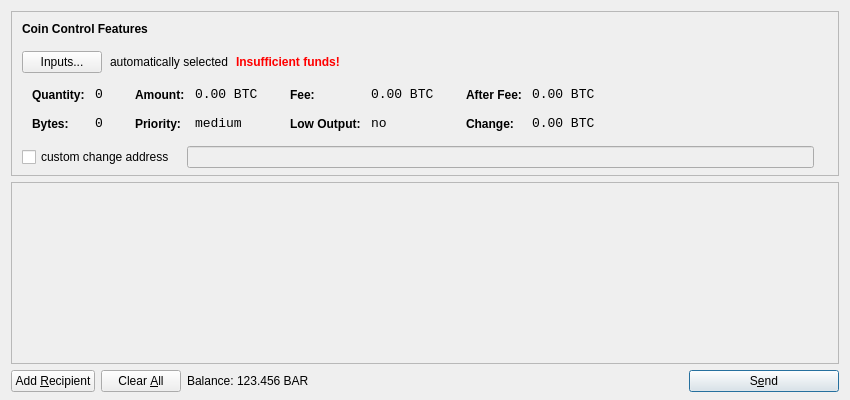
<?xml version="1.0" encoding="UTF-8"?>
<ui version="4.0">
 <class>SendCoinsDialog</class>
 <widget class="QDialog" name="SendCoinsDialog">
  <property name="geometry">
   <rect>
    <x>0</x>
    <y>0</y>
    <width>850</width>
    <height>400</height>
   </rect>
  </property>
  <property name="windowTitle">
   <string>Send Coins</string>
  </property>
  <layout class="QVBoxLayout" name="verticalLayout" stretch="0,1,0">
   <property name="bottomMargin">
    <number>8</number>
   </property>
   <item>
    <widget class="QFrame" name="frameCoinControl">
     <property name="sizePolicy">
      <sizepolicy hsizetype="Expanding" vsizetype="Expanding">
       <horstretch>0</horstretch>
       <verstretch>0</verstretch>
      </sizepolicy>
     </property>
     <property name="maximumSize">
      <size>
       <width>16777215</width>
       <height>16777215</height>
      </size>
     </property>
     <property name="frameShape">
      <enum>QFrame::StyledPanel</enum>
     </property>
     <property name="frameShadow">
      <enum>QFrame::Sunken</enum>
     </property>
     <layout class="QVBoxLayout" name="verticalLayoutCoinControl2">
      <property name="spacing">
       <number>-1</number>
      </property>
      <property name="leftMargin">
       <number>0</number>
      </property>
      <property name="topMargin">
       <number>0</number>
      </property>
      <property name="rightMargin">
       <number>0</number>
      </property>
      <property name="bottomMargin">
       <number>6</number>
      </property>
      <item>
       <layout class="QVBoxLayout" name="verticalLayoutCoinControl" stretch="0,0,0,0,1">
        <property name="spacing">
         <number>0</number>
        </property>
        <property name="leftMargin">
         <number>10</number>
        </property>
        <property name="topMargin">
         <number>10</number>
        </property>
        <item>
         <layout class="QHBoxLayout" name="horizontalLayoutCoinControl1">
          <property name="bottomMargin">
           <number>15</number>
          </property>
          <item>
           <widget class="QLabel" name="labelCoinControlFeatures">
            <property name="sizePolicy">
             <sizepolicy hsizetype="Preferred" vsizetype="Maximum">
              <horstretch>0</horstretch>
              <verstretch>0</verstretch>
             </sizepolicy>
            </property>
            <property name="font">
             <font>
              <weight>75</weight>
              <bold>true</bold>
             </font>
            </property>
            <property name="styleSheet">
             <string notr="true">font-weight:bold;</string>
            </property>
            <property name="text">
             <string>Coin Control Features</string>
            </property>
           </widget>
          </item>
         </layout>
        </item>
        <item>
         <layout class="QHBoxLayout" name="horizontalLayoutCoinControl2" stretch="0,0,0,0">
          <property name="spacing">
           <number>8</number>
          </property>
          <property name="bottomMargin">
           <number>10</number>
          </property>
          <item>
           <widget class="QPushButton" name="pushButtonCoinControl">
            <property name="styleSheet">
             <string notr="true"/>
            </property>
            <property name="text">
             <string>Inputs...</string>
            </property>
           </widget>
          </item>
          <item>
           <widget class="QLabel" name="labelCoinControlAutomaticallySelected">
            <property name="text">
             <string>automatically selected</string>
            </property>
            <property name="margin">
             <number>5</number>
            </property>
           </widget>
          </item>
          <item>
           <widget class="QLabel" name="labelCoinControlInsuffFunds">
            <property name="font">
             <font>
              <weight>75</weight>
              <bold>true</bold>
             </font>
            </property>
            <property name="styleSheet">
             <string notr="true">color:red;font-weight:bold;</string>
            </property>
            <property name="text">
             <string>Insufficient funds!</string>
            </property>
            <property name="margin">
             <number>5</number>
            </property>
           </widget>
          </item>
          <item>
           <spacer name="horizontalSpacerCoinControl">
            <property name="orientation">
             <enum>Qt::Horizontal</enum>
            </property>
            <property name="sizeHint" stdset="0">
             <size>
              <width>40</width>
              <height>1</height>
             </size>
            </property>
           </spacer>
          </item>
         </layout>
        </item>
        <item>
         <widget class="QWidget" name="widgetCoinControl" native="true">
          <property name="sizePolicy">
           <sizepolicy hsizetype="Preferred" vsizetype="Preferred">
            <horstretch>0</horstretch>
            <verstretch>0</verstretch>
           </sizepolicy>
          </property>
          <property name="minimumSize">
           <size>
            <width>0</width>
            <height>0</height>
           </size>
          </property>
          <property name="styleSheet">
           <string notr="true"/>
          </property>
          <layout class="QHBoxLayout" name="horizontalLayoutCoinControl5">
           <property name="margin">
            <number>0</number>
           </property>
           <item>
            <layout class="QHBoxLayout" name="horizontalLayoutCoinControl3" stretch="0,0,0,1">
             <property name="spacing">
              <number>20</number>
             </property>
             <property name="topMargin">
              <number>0</number>
             </property>
             <property name="bottomMargin">
              <number>10</number>
             </property>
             <item>
              <layout class="QFormLayout" name="formLayoutCoinControl1">
               <property name="horizontalSpacing">
                <number>10</number>
               </property>
               <property name="verticalSpacing">
                <number>14</number>
               </property>
               <property name="leftMargin">
                <number>10</number>
               </property>
               <property name="topMargin">
                <number>4</number>
               </property>
               <property name="rightMargin">
                <number>6</number>
               </property>
               <item row="0" column="0">
                <widget class="QLabel" name="labelCoinControlQuantityText">
                 <property name="styleSheet">
                  <string notr="true">font-weight:bold;</string>
                 </property>
                 <property name="text">
                  <string>Quantity:</string>
                 </property>
                 <property name="margin">
                  <number>0</number>
                 </property>
                </widget>
               </item>
               <item row="0" column="1">
                <widget class="QLabel" name="labelCoinControlQuantity">
                 <property name="font">
                  <font>
                   <family>Monospace</family>
                   <pointsize>10</pointsize>
                  </font>
                 </property>
                 <property name="cursor">
                  <cursorShape>IBeamCursor</cursorShape>
                 </property>
                 <property name="contextMenuPolicy">
                  <enum>Qt::ActionsContextMenu</enum>
                 </property>
                 <property name="text">
                  <string notr="true">0</string>
                 </property>
                 <property name="margin">
                  <number>0</number>
                 </property>
                 <property name="textInteractionFlags">
                  <set>Qt::LinksAccessibleByMouse|Qt::TextSelectableByKeyboard|Qt::TextSelectableByMouse</set>
                 </property>
                </widget>
               </item>
               <item row="1" column="0">
                <widget class="QLabel" name="labelCoinControlBytesText">
                 <property name="styleSheet">
                  <string notr="true">font-weight:bold;</string>
                 </property>
                 <property name="text">
                  <string>Bytes:</string>
                 </property>
                </widget>
               </item>
               <item row="1" column="1">
                <widget class="QLabel" name="labelCoinControlBytes">
                 <property name="font">
                  <font>
                   <family>Monospace</family>
                   <pointsize>10</pointsize>
                  </font>
                 </property>
                 <property name="cursor">
                  <cursorShape>IBeamCursor</cursorShape>
                 </property>
                 <property name="contextMenuPolicy">
                  <enum>Qt::ActionsContextMenu</enum>
                 </property>
                 <property name="text">
                  <string notr="true">0</string>
                 </property>
                 <property name="textInteractionFlags">
                  <set>Qt::LinksAccessibleByMouse|Qt::TextSelectableByKeyboard|Qt::TextSelectableByMouse</set>
                 </property>
                </widget>
               </item>
              </layout>
             </item>
             <item>
              <layout class="QFormLayout" name="formLayoutCoinControl2">
               <property name="horizontalSpacing">
                <number>10</number>
               </property>
               <property name="verticalSpacing">
                <number>14</number>
               </property>
               <property name="leftMargin">
                <number>6</number>
               </property>
               <property name="topMargin">
                <number>4</number>
               </property>
               <property name="rightMargin">
                <number>6</number>
               </property>
               <item row="0" column="0">
                <widget class="QLabel" name="labelCoinControlAmountText">
                 <property name="styleSheet">
                  <string notr="true">font-weight:bold;</string>
                 </property>
                 <property name="text">
                  <string>Amount:</string>
                 </property>
                 <property name="margin">
                  <number>0</number>
                 </property>
                </widget>
               </item>
               <item row="0" column="1">
                <widget class="QLabel" name="labelCoinControlAmount">
                 <property name="font">
                  <font>
                   <family>Monospace</family>
                   <pointsize>10</pointsize>
                  </font>
                 </property>
                 <property name="cursor">
                  <cursorShape>IBeamCursor</cursorShape>
                 </property>
                 <property name="contextMenuPolicy">
                  <enum>Qt::ActionsContextMenu</enum>
                 </property>
                 <property name="text">
                  <string notr="true">0.00 BTC</string>
                 </property>
                 <property name="textInteractionFlags">
                  <set>Qt::LinksAccessibleByMouse|Qt::TextSelectableByKeyboard|Qt::TextSelectableByMouse</set>
                 </property>
                </widget>
               </item>
               <item row="1" column="0">
                <widget class="QLabel" name="labelCoinControlPriorityText">
                 <property name="styleSheet">
                  <string notr="true">font-weight:bold;</string>
                 </property>
                 <property name="text">
                  <string>Priority:</string>
                 </property>
                </widget>
               </item>
               <item row="1" column="1">
                <widget class="QLabel" name="labelCoinControlPriority">
                 <property name="font">
                  <font>
                   <family>Monospace</family>
                   <pointsize>10</pointsize>
                  </font>
                 </property>
                 <property name="cursor">
                  <cursorShape>IBeamCursor</cursorShape>
                 </property>
                 <property name="contextMenuPolicy">
                  <enum>Qt::ActionsContextMenu</enum>
                 </property>
                 <property name="text">
                  <string>medium</string>
                 </property>
                 <property name="textInteractionFlags">
                  <set>Qt::LinksAccessibleByMouse|Qt::TextSelectableByKeyboard|Qt::TextSelectableByMouse</set>
                 </property>
                </widget>
               </item>
              </layout>
             </item>
             <item>
              <layout class="QFormLayout" name="formLayoutCoinControl3">
               <property name="horizontalSpacing">
                <number>10</number>
               </property>
               <property name="verticalSpacing">
                <number>14</number>
               </property>
               <property name="leftMargin">
                <number>6</number>
               </property>
               <property name="topMargin">
                <number>4</number>
               </property>
               <property name="rightMargin">
                <number>6</number>
               </property>
               <item row="0" column="0">
                <widget class="QLabel" name="labelCoinControlFeeText">
                 <property name="styleSheet">
                  <string notr="true">font-weight:bold;</string>
                 </property>
                 <property name="text">
                  <string>Fee:</string>
                 </property>
                 <property name="margin">
                  <number>0</number>
                 </property>
                </widget>
               </item>
               <item row="0" column="1">
                <widget class="QLabel" name="labelCoinControlFee">
                 <property name="font">
                  <font>
                   <family>Monospace</family>
                   <pointsize>10</pointsize>
                  </font>
                 </property>
                 <property name="cursor">
                  <cursorShape>IBeamCursor</cursorShape>
                 </property>
                 <property name="contextMenuPolicy">
                  <enum>Qt::ActionsContextMenu</enum>
                 </property>
                 <property name="text">
                  <string notr="true">0.00 BTC</string>
                 </property>
                 <property name="textInteractionFlags">
                  <set>Qt::LinksAccessibleByMouse|Qt::TextSelectableByKeyboard|Qt::TextSelectableByMouse</set>
                 </property>
                </widget>
               </item>
               <item row="1" column="0">
                <widget class="QLabel" name="labelCoinControlLowOutputText">
                 <property name="styleSheet">
                  <string notr="true">font-weight:bold;</string>
                 </property>
                 <property name="text">
                  <string>Low Output:</string>
                 </property>
                </widget>
               </item>
               <item row="1" column="1">
                <widget class="QLabel" name="labelCoinControlLowOutput">
                 <property name="font">
                  <font>
                   <family>Monospace</family>
                   <pointsize>10</pointsize>
                  </font>
                 </property>
                 <property name="cursor">
                  <cursorShape>IBeamCursor</cursorShape>
                 </property>
                 <property name="contextMenuPolicy">
                  <enum>Qt::ActionsContextMenu</enum>
                 </property>
                 <property name="text">
                  <string>no</string>
                 </property>
                 <property name="textInteractionFlags">
                  <set>Qt::LinksAccessibleByMouse|Qt::TextSelectableByKeyboard|Qt::TextSelectableByMouse</set>
                 </property>
                </widget>
               </item>
              </layout>
             </item>
             <item>
              <layout class="QFormLayout" name="formLayoutCoinControl4">
               <property name="horizontalSpacing">
                <number>10</number>
               </property>
               <property name="verticalSpacing">
                <number>14</number>
               </property>
               <property name="leftMargin">
                <number>6</number>
               </property>
               <property name="topMargin">
                <number>4</number>
               </property>
               <property name="rightMargin">
                <number>6</number>
               </property>
               <item row="0" column="0">
                <widget class="QLabel" name="labelCoinControlAfterFeeText">
                 <property name="styleSheet">
                  <string notr="true">font-weight:bold;</string>
                 </property>
                 <property name="text">
                  <string>After Fee:</string>
                 </property>
                 <property name="margin">
                  <number>0</number>
                 </property>
                </widget>
               </item>
               <item row="0" column="1">
                <widget class="QLabel" name="labelCoinControlAfterFee">
                 <property name="font">
                  <font>
                   <family>Monospace</family>
                   <pointsize>10</pointsize>
                  </font>
                 </property>
                 <property name="cursor">
                  <cursorShape>IBeamCursor</cursorShape>
                 </property>
                 <property name="contextMenuPolicy">
                  <enum>Qt::ActionsContextMenu</enum>
                 </property>
                 <property name="text">
                  <string notr="true">0.00 BTC</string>
                 </property>
                 <property name="textInteractionFlags">
                  <set>Qt::LinksAccessibleByMouse|Qt::TextSelectableByKeyboard|Qt::TextSelectableByMouse</set>
                 </property>
                </widget>
               </item>
               <item row="1" column="0">
                <widget class="QLabel" name="labelCoinControlChangeText">
                 <property name="styleSheet">
                  <string notr="true">font-weight:bold;</string>
                 </property>
                 <property name="text">
                  <string>Change:</string>
                 </property>
                </widget>
               </item>
               <item row="1" column="1">
                <widget class="QLabel" name="labelCoinControlChange">
                 <property name="font">
                  <font>
                   <family>Monospace</family>
                   <pointsize>10</pointsize>
                  </font>
                 </property>
                 <property name="cursor">
                  <cursorShape>IBeamCursor</cursorShape>
                 </property>
                 <property name="contextMenuPolicy">
                  <enum>Qt::ActionsContextMenu</enum>
                 </property>
                 <property name="text">
                  <string notr="true">0.00 BTC</string>
                 </property>
                 <property name="textInteractionFlags">
                  <set>Qt::LinksAccessibleByMouse|Qt::TextSelectableByKeyboard|Qt::TextSelectableByMouse</set>
                 </property>
                </widget>
               </item>
              </layout>
             </item>
            </layout>
           </item>
          </layout>
         </widget>
        </item>
        <item>
         <layout class="QHBoxLayout" name="horizontalLayoutCoinControl4" stretch="0,0,0">
          <property name="spacing">
           <number>12</number>
          </property>
          <property name="sizeConstraint">
           <enum>QLayout::SetDefaultConstraint</enum>
          </property>
          <property name="topMargin">
           <number>5</number>
          </property>
          <property name="rightMargin">
           <number>5</number>
          </property>
          <item>
           <widget class="QCheckBox" name="checkBoxCoinControlChange">
            <property name="text">
             <string>custom change address</string>
            </property>
           </widget>
          </item>
          <item>
           <widget class="QLineEdit" name="lineEditCoinControlChange">
            <property name="enabled">
             <bool>false</bool>
            </property>
            <property name="sizePolicy">
             <sizepolicy hsizetype="Expanding" vsizetype="Fixed">
              <horstretch>0</horstretch>
              <verstretch>0</verstretch>
             </sizepolicy>
            </property>
           </widget>
          </item>
          <item>
           <widget class="QLabel" name="labelCoinControlChangeLabel">
            <property name="sizePolicy">
             <sizepolicy hsizetype="Preferred" vsizetype="Expanding">
              <horstretch>0</horstretch>
              <verstretch>0</verstretch>
             </sizepolicy>
            </property>
            <property name="minimumSize">
             <size>
              <width>0</width>
              <height>0</height>
             </size>
            </property>
            <property name="text">
             <string/>
            </property>
            <property name="margin">
             <number>3</number>
            </property>
           </widget>
          </item>
         </layout>
        </item>
        <item>
         <spacer name="verticalSpacerCoinControl">
          <property name="orientation">
           <enum>Qt::Vertical</enum>
          </property>
          <property name="sizeHint" stdset="0">
           <size>
            <width>800</width>
            <height>1</height>
           </size>
          </property>
         </spacer>
        </item>
       </layout>
      </item>
     </layout>
    </widget>
   </item>
   <item>
    <widget class="QScrollArea" name="scrollArea">
     <property name="widgetResizable">
      <bool>true</bool>
     </property>
     <widget class="QWidget" name="scrollAreaWidgetContents">
      <property name="geometry">
       <rect>
        <x>0</x>
        <y>0</y>
        <width>830</width>
        <height>165</height>
       </rect>
      </property>
      <layout class="QVBoxLayout" name="verticalLayout_2">
       <property name="margin">
        <number>0</number>
       </property>
       <item>
        <layout class="QVBoxLayout" name="entries">
         <property name="spacing">
          <number>6</number>
         </property>
        </layout>
       </item>
       <item>
        <spacer name="verticalSpacer">
         <property name="orientation">
          <enum>Qt::Vertical</enum>
         </property>
         <property name="sizeHint" stdset="0">
          <size>
           <width>20</width>
           <height>40</height>
          </size>
         </property>
        </spacer>
       </item>
      </layout>
     </widget>
    </widget>
   </item>
   <item>
    <layout class="QHBoxLayout" name="horizontalLayout">
     <item>
      <widget class="QPushButton" name="addButton">
       <property name="toolTip">
        <string>Send to multiple recipients at once</string>
       </property>
       <property name="text">
        <string>Add &amp;Recipient</string>
       </property>
       <property name="icon">
        <iconset resource="../bitcoin.qrc">
         <normaloff>:/icons/add</normaloff>:/icons/add</iconset>
       </property>
       <property name="autoDefault">
        <bool>false</bool>
       </property>
      </widget>
     </item>
     <item>
      <widget class="QPushButton" name="clearButton">
       <property name="sizePolicy">
        <sizepolicy hsizetype="Minimum" vsizetype="Fixed">
         <horstretch>0</horstretch>
         <verstretch>0</verstretch>
        </sizepolicy>
       </property>
       <property name="toolTip">
        <string>Remove all transaction fields</string>
       </property>
       <property name="text">
        <string>Clear &amp;All</string>
       </property>
       <property name="icon">
        <iconset resource="../bitcoin.qrc">
         <normaloff>:/icons/remove</normaloff>:/icons/remove</iconset>
       </property>
       <property name="autoRepeatDelay">
        <number>300</number>
       </property>
       <property name="autoDefault">
        <bool>false</bool>
       </property>
      </widget>
     </item>
     <item>
      <layout class="QHBoxLayout" name="horizontalLayout_2">
       <property name="spacing">
        <number>3</number>
       </property>
       <item>
        <widget class="QLabel" name="label">
         <property name="text">
          <string>Balance:</string>
         </property>
        </widget>
       </item>
       <item>
        <widget class="QLabel" name="labelBalance">
         <property name="cursor">
          <cursorShape>IBeamCursor</cursorShape>
         </property>
         <property name="text">
          <string>123.456 BAR</string>
         </property>
         <property name="textInteractionFlags">
          <set>Qt::LinksAccessibleByMouse|Qt::TextSelectableByKeyboard|Qt::TextSelectableByMouse</set>
         </property>
        </widget>
       </item>
      </layout>
     </item>
     <item>
      <spacer name="horizontalSpacer">
       <property name="orientation">
        <enum>Qt::Horizontal</enum>
       </property>
       <property name="sizeHint" stdset="0">
        <size>
         <width>40</width>
         <height>20</height>
        </size>
       </property>
      </spacer>
     </item>
     <item>
      <widget class="QPushButton" name="sendButton">
       <property name="minimumSize">
        <size>
         <width>150</width>
         <height>0</height>
        </size>
       </property>
       <property name="toolTip">
        <string>Confirm the send action</string>
       </property>
       <property name="text">
        <string>S&amp;end</string>
       </property>
       <property name="icon">
        <iconset resource="../bitcoin.qrc">
         <normaloff>:/icons/send</normaloff>:/icons/send</iconset>
       </property>
       <property name="default">
        <bool>true</bool>
       </property>
      </widget>
     </item>
    </layout>
   </item>
  </layout>
 </widget>
 <resources>
  <include location="../bitcoin.qrc"/>
 </resources>
 <connections/>
</ui>
